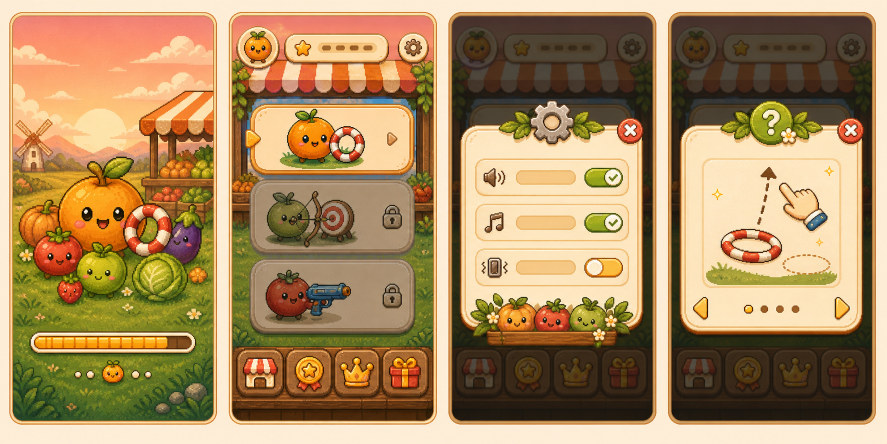
#> input picture assets/concepts/loading-menu-screens-board.png, 1774 x 887 px (shown at 1/2 size); its folder holds 6 pictures in this run
$ python slice_runtime_assets.py
#> lines starting #> are read from the running program, lines starting #| are printed output that depends on the picture
import json
import math
import os
from PIL import Image


ROOT = os.path.dirname(os.path.dirname(os.path.abspath(__file__)))
CONCEPT_DIR = os.path.join(ROOT, "assets", "concepts")
OUT_DIR = os.path.join(ROOT, "assets", "runtime")


def ensure_dir(path):
    os.makedirs(path, exist_ok=True)


def open_concept(name):
#> called with name = 'loading-menu-screens-board.png'
    return Image.open(os.path.join(CONCEPT_DIR, name)).convert("RGBA")


def crop_save(src_name, out_name, box, transparent=False, tolerance=44, max_height=None):
    img = open_concept(src_name)
    crop = img.crop(box)
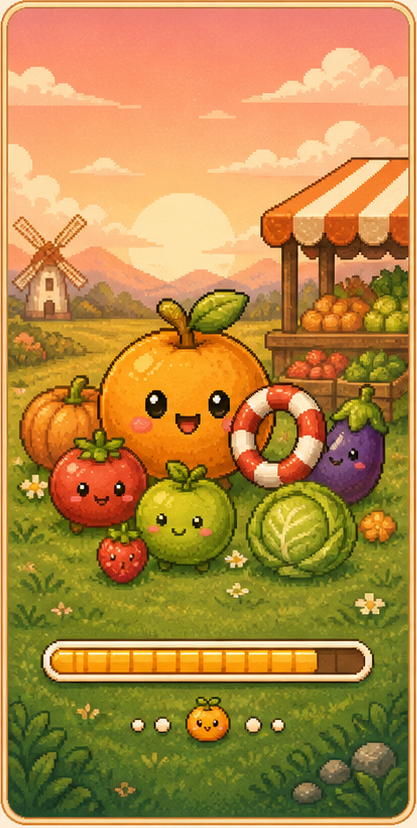
#> crop: PIL image 417x828 RGBA; mean R, G, B, A 180.8, 138.1, 69.2, 255
    if transparent:
        crop = remove_flat_background(crop, tolerance)
    if max_height and crop.height > max_height:
        scale = max_height / crop.height
#> scale = 0.918
        crop = crop.resize((round(crop.width * scale), max_height), Image.Resampling.LANCZOS)
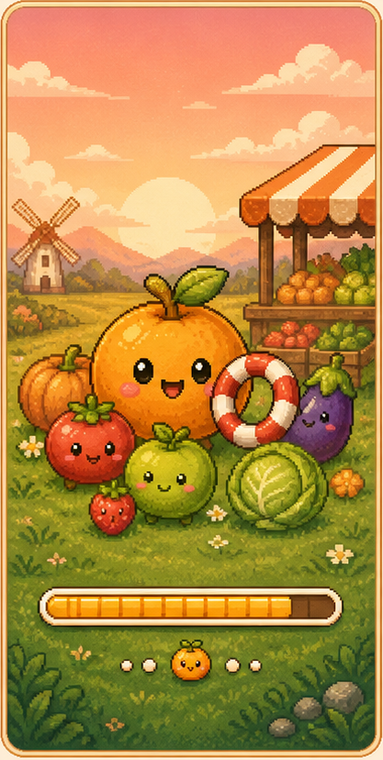
#> crop: PIL image 383x760 RGBA; mean R, G, B, A 180.7, 138.1, 69.2, 255
    out_path = os.path.join(OUT_DIR, out_name)
    ensure_dir(os.path.dirname(out_path))
    save_optimized_png(crop, out_path)
    return {
        "file": out_name.replace("\\", "/"),
        "source": src_name,
        "box": list(box),
        "width": crop.width,
        "height": crop.height,
    }


def color_distance(a, b):
    return math.sqrt(sum((int(a[i]) - int(b[i])) ** 2 for i in range(3)))


def remove_flat_background(img, tolerance):
    pixels = img.load()
    w, h = img.size
    samples = [
        pixels[0, 0],
        pixels[w - 1, 0],
        pixels[0, h - 1],
        pixels[w - 1, h - 1],
        pixels[w // 2, 0],
        pixels[w // 2, h - 1],
    ]
    bg = tuple(sorted(channel)[len(channel) // 2] for channel in zip(*[s[:3] for s in samples]))

    for y in range(h):
        for x in range(w):
            r, g, b, a = pixels[x, y]
            dist = color_distance((r, g, b), bg)
            bright = r > 220 and g > 205 and b > 170
            if dist < tolerance or (bright and dist < tolerance * 1.75):
                pixels[x, y] = (r, g, b, 0)
            elif dist < tolerance * 1.35:
                pixels[x, y] = (r, g, b, int(a * 0.45))

    return trim_alpha(img)


def trim_alpha(img, padding=4):
    bbox = img.getbbox()
    if not bbox:
        return img
    left, top, right, bottom = bbox
    left = max(0, left - padding)
    top = max(0, top - padding)
    right = min(img.width, right + padding)
    bottom = min(img.height, bottom + padding)
    return img.crop((left, top, right, bottom))


def save_optimized_png(img, path):
#> called with path = 'assets/runtime/screens/loading.png'
    try:
        quantized = img.quantize(colors=128, method=Image.Quantize.FASTOCTREE)
        quantized.save(path, optimize=True)
    except Exception:
        img.save(path, optimize=True)


def main():
    ensure_dir(OUT_DIR)
    manifest = {"screens": {}, "sprites": {}, "ui": {}}

    # Full-screen UI mockups. These retain the approved visual style and become
    # the base art that the Canvas renderer overlays with live text/hit areas.
    screens = [
        ("loading-menu-screens-board.png", "screens/loading.png", (18, 24, 435, 852), 760),
        ("loading-menu-screens-board.png", "screens/menu.png", (462, 24, 878, 852), 760),
        ("gameplay-hud-result-screens-board.png", "screens/gameplay_level1.png", (28, 38, 457, 824), 760),
        ("gameplay-hud-result-screens-board.png", "screens/gameplay_level2.png", (486, 38, 915, 824), 760),
        ("gameplay-hud-result-screens-board.png", "screens/pause.png", (944, 38, 1373, 824), 760),
        ("gameplay-hud-result-screens-board.png", "screens/result.png", (1402, 38, 1820, 824), 760),
        ("overworld-map-background.png", "screens/level_map.png", (0, 0, 941, 1672), 1200),
    ]
    for src, out, box, max_height in screens:
        item = crop_save(src, out, box, max_height=max_height)
#> pass 3 of the loop in main, `for src, out, box, max_height in screens:`:
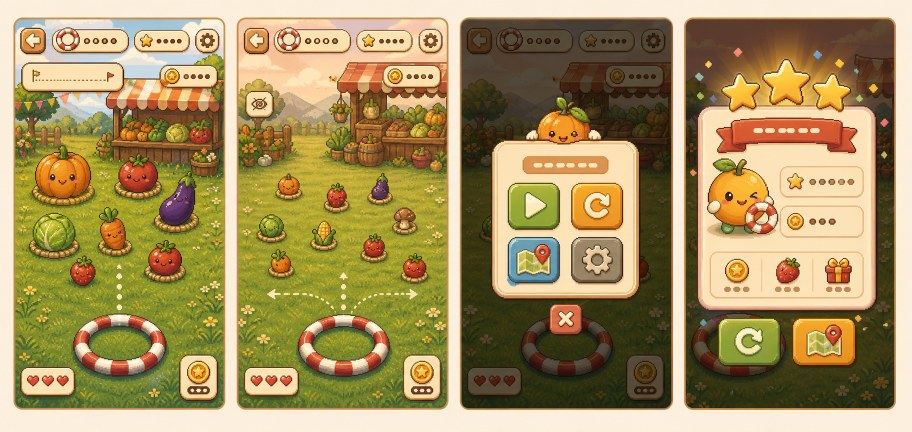
#> input picture assets/concepts/gameplay-hud-result-screens-board.png, 1823 x 863 px (shown at 1/2 size)
#> in crop_save (call 3), `crop = img.crop(box)`:
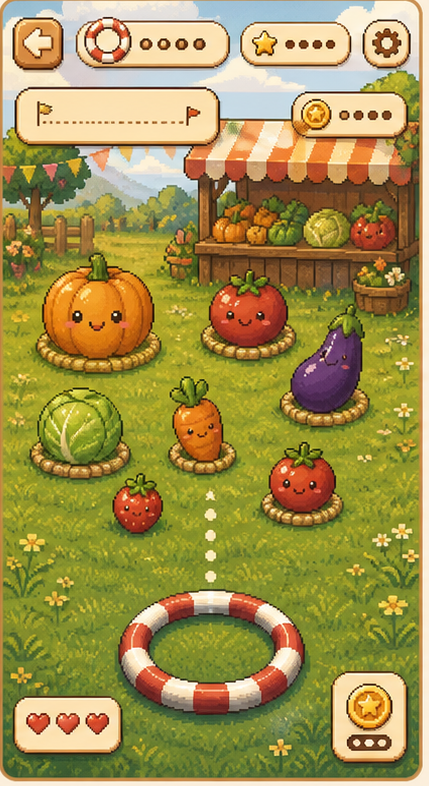
#> crop: PIL image 429x786 RGBA; mean R, G, B, A 161.2, 145.2, 78.5, 255
#> in crop_save (call 3), `crop = crop.resize((round(crop.width * scale), max_height), Image.Resa..`:
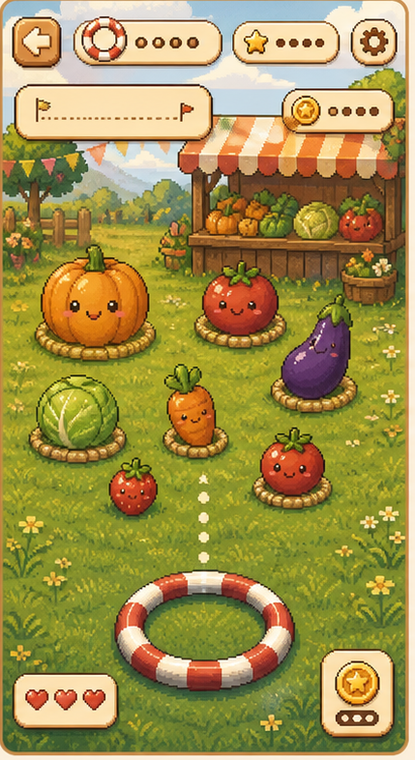
#> crop: PIL image 415x760 RGBA; mean R, G, B, A 161.2, 145.2, 78.5, 255
#> quantized: PIL image 415x760 P
#> the loop made 7 passes; the first 3 are shown
        manifest["screens"][os.path.splitext(os.path.basename(out))[0]] = item

    # Target and ring sprites from the approved sprite sheet.
    sprites = [
        ("pumpkin", (22, 32, 195, 190)),
        ("tomato", (228, 42, 405, 190)),
        ("eggplant", (438, 22, 615, 195)),
        ("cabbage", (630, 28, 835, 198)),
        ("corn", (850, 24, 1030, 198)),
        ("carrot", (1060, 25, 1195, 198)),
        ("mushroom", (28, 238, 200, 412)),
        ("strawberry", (228, 232, 410, 424)),
        ("radish", (440, 245, 610, 425)),
        ("watermelon", (638, 238, 838, 428)),
        ("apple", (850, 244, 1030, 420)),
        ("grapes", (1038, 242, 1220, 425)),
        ("ring_rest", (28, 480, 210, 590)),
        ("ring_tilt", (240, 448, 430, 590)),
        ("ring_hit", (606, 435, 890, 610)),
        ("ring_bounce", (918, 440, 1165, 610)),
    ]
    for name, box in sprites:
        item = crop_save(
            "targets-effects-slice-board.png",
            f"sprites/{name}.png",
            box,
            transparent=True,
            tolerance=52,
        )
        manifest["sprites"][name] = item

    # UI fragments that can be reused for overlays while the rest of the screen
    # remains based on the full mockup art.
    ui_items = [
        ("panel_wide", (638, 104, 1145, 224)),
        ("button_yellow", (60, 284, 276, 360)),
        ("button_green", (60, 388, 276, 462)),
        ("button_red", (60, 492, 276, 566)),
        ("hud_ring", (58, 708, 420, 766)),
        ("hud_score", (58, 806, 420, 864)),
        ("speech", (60, 1046, 410, 1135)),
        ("result_panel", (446, 632, 815, 958)),
    ]
    for name, box in ui_items:
        item = crop_save(
            "ui-components-slice-board.png",
            f"ui/{name}.png",
            box,
            transparent=True,
            tolerance=50,
        )
        manifest["ui"][name] = item

    with open(os.path.join(OUT_DIR, "manifest.json"), "w", encoding="utf-8") as f:
        json.dump(manifest, f, ensure_ascii=False, indent=2)

    print(f"Generated runtime assets in {OUT_DIR}")
    print(json.dumps({k: len(v) for k, v in manifest.items()}, ensure_ascii=False))


if __name__ == "__main__":
#> (the run stopped early here; a loop or call above may not have finished)
